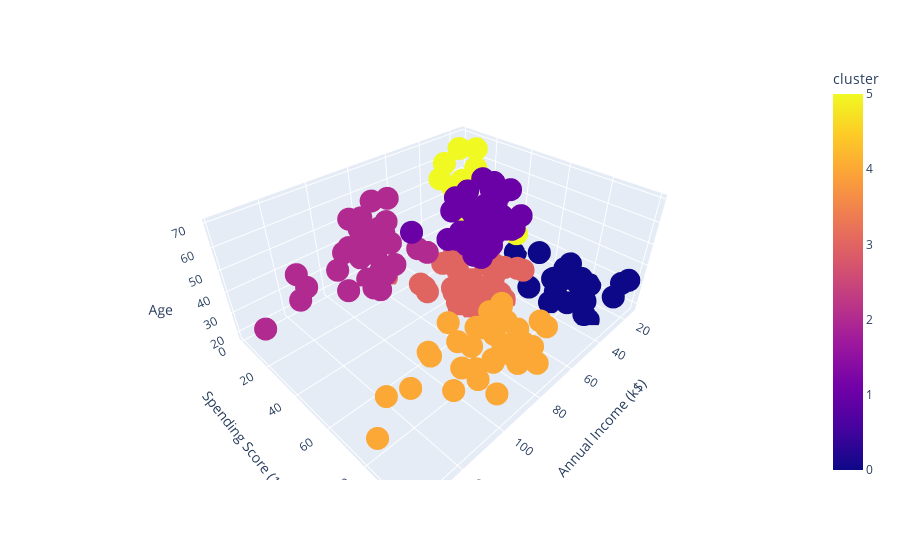

Notebook code for this chart:
### Markdown cell above
- As a challenge make a 3D scatterplot!  See [link here](https://www.geeksforgeeks.org/3d-scatter-plotting-in-python-using-matplotlib/) for info on 3D scatterplot

### Code cell
import plotly.express as px
px.scatter_3d(df,
              x='Annual Income (k$)',
              y='Spending Score (1-100)',
              z='Age',
              color='cluster')

### Figure 1 — Plotly figure (JSON) as saved in the notebook; plotly's stock layout.template omitted (floating-point values rounded to 4 significant figures; data arrays with more than 128 entries replaced by an {"elided": "..."} marker saying what was removed)
{"data": [{"hovertemplate": "Annual Income (k$)=%{x}<br>Spending Score (1-100)=%{y}<br>Age=%{z}<br>cluster=%{marker.color}<extra></extra>", "legendgroup": "", "marker": {"color": {"elided": "200 int values"}, "coloraxis": "coloraxis", "symbol": "circle"}, "mode": "markers", "name": "", "scene": "scene", "showlegend": false, "type": "scatter3d", "x": {"elided": "200 int values"}, "y": {"elided": "200 int values"}, "z": {"elided": "200 int values"}}], "layout": {"coloraxis": {"colorbar": {"title": {"text": "cluster"}}, "colorscale": [[0, "#0d0887"], [0.1111, "#46039f"], [0.2222, "#7201a8"], [0.3333, "#9c179e"], [0.4444, "#bd3786"], [0.5556, "#d8576b"], [0.6667, "#ed7953"], [0.7778, "#fb9f3a"], [0.8889, "#fdca26"], [1, "#f0f921"]]}, "legend": {"tracegroupgap": 0}, "margin": {"t": 60}, "scene": {"domain": {"x": [0, 1], "y": [0, 1]}, "xaxis": {"title": {"text": "Annual Income (k$)"}}, "yaxis": {"title": {"text": "Spending Score (1-100)"}}, "zaxis": {"title": {"text": "Age"}}}}}
